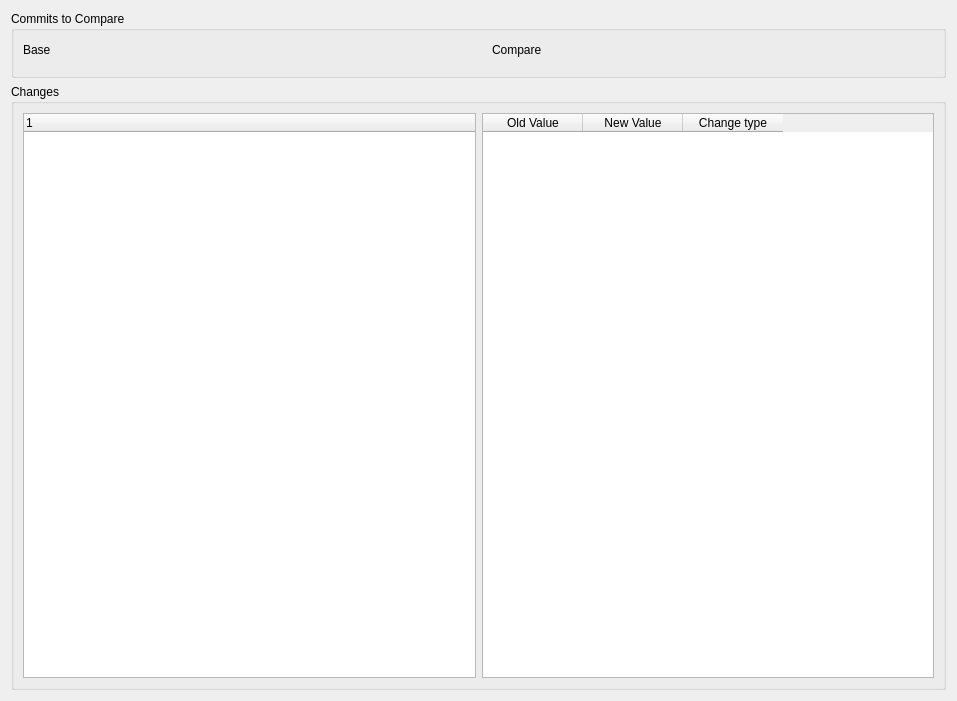
<?xml version="1.0" encoding="UTF-8"?>
<ui version="4.0">
 <class>DiffViewerDialog</class>
 <widget class="QDialog" name="DiffViewerDialog">
  <property name="geometry">
   <rect>
    <x>0</x>
    <y>0</y>
    <width>957</width>
    <height>701</height>
   </rect>
  </property>
  <property name="windowTitle">
   <string>Comparison View</string>
  </property>
  <property name="styleSheet">
   <string notr="true">#DiffViewer3 {
   background-color: #eeeeee;

}</string>
  </property>
  <layout class="QVBoxLayout" name="verticalLayout_5">
   <item>
    <widget class="QGroupBox" name="groupBox">
     <property name="maximumSize">
      <size>
       <width>16777215</width>
       <height>100</height>
      </size>
     </property>
     <property name="title">
      <string>Commits to Compare</string>
     </property>
     <layout class="QHBoxLayout" name="horizontalLayout">
      <item>
       <layout class="QVBoxLayout" name="verticalLayout">
        <item>
         <layout class="QHBoxLayout" name="horizontalLayout_2">
          <item>
           <widget class="QLabel" name="label_2">
            <property name="text">
             <string>Base</string>
            </property>
           </widget>
          </item>
          <item>
           <spacer name="horizontalSpacer_2">
            <property name="orientation">
             <enum>Qt::Horizontal</enum>
            </property>
            <property name="sizeHint" stdset="0">
             <size>
              <width>40</width>
              <height>20</height>
             </size>
            </property>
           </spacer>
          </item>
         </layout>
        </item>
        <item>
         <layout class="QHBoxLayout" name="horizontalLayout_4">
          <item>
           <widget class="QWidget" name="commit1Widget" native="true"/>
          </item>
         </layout>
        </item>
       </layout>
      </item>
      <item>
       <layout class="QVBoxLayout" name="verticalLayout_8">
        <property name="spacing">
         <number>0</number>
        </property>
        <item>
         <spacer name="verticalSpacer_2">
          <property name="orientation">
           <enum>Qt::Vertical</enum>
          </property>
          <property name="sizeType">
           <enum>QSizePolicy::Minimum</enum>
          </property>
          <property name="sizeHint" stdset="0">
           <size>
            <width>20</width>
            <height>20</height>
           </size>
          </property>
         </spacer>
        </item>
       </layout>
      </item>
      <item>
       <layout class="QVBoxLayout" name="verticalLayout_2">
        <item>
         <layout class="QHBoxLayout" name="horizontalLayout_5">
          <item>
           <widget class="QLabel" name="label_4">
            <property name="text">
             <string>Compare</string>
            </property>
           </widget>
          </item>
          <item>
           <spacer name="horizontalSpacer_3">
            <property name="orientation">
             <enum>Qt::Horizontal</enum>
            </property>
            <property name="sizeHint" stdset="0">
             <size>
              <width>40</width>
              <height>20</height>
             </size>
            </property>
           </spacer>
          </item>
         </layout>
        </item>
        <item>
         <layout class="QHBoxLayout" name="horizontalLayout_6">
          <item>
           <widget class="QWidget" name="commit2Widget" native="true"/>
          </item>
         </layout>
        </item>
       </layout>
      </item>
     </layout>
    </widget>
   </item>
   <item>
    <widget class="QGroupBox" name="groupBox_2">
     <property name="title">
      <string>Changes</string>
     </property>
     <layout class="QVBoxLayout" name="verticalLayout_3">
      <item>
       <layout class="QHBoxLayout" name="horizontalLayout_3">
        <item>
         <widget class="QTreeWidget" name="featuresTree">
          <column>
           <property name="text">
            <string notr="true">1</string>
           </property>
          </column>
         </widget>
        </item>
        <item>
         <widget class="QTableWidget" name="attributesTable">
          <property name="contextMenuPolicy">
           <enum>Qt::CustomContextMenu</enum>
          </property>
          <column>
           <property name="text">
            <string>Old Value</string>
           </property>
          </column>
          <column>
           <property name="text">
            <string>New Value</string>
           </property>
          </column>
          <column>
           <property name="text">
            <string>Change type</string>
           </property>
          </column>
         </widget>
        </item>
       </layout>
      </item>
     </layout>
    </widget>
   </item>
  </layout>
 </widget>
 <resources/>
 <connections/>
</ui>
